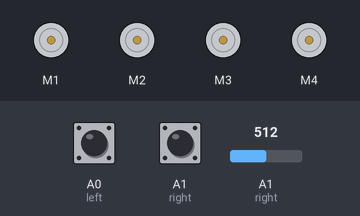
Simulated run of this sketch. Board: Arduino Uno, built with avr-gcc and run on an emulated ATmega328P. Shown: 4 × DC motor (green arrow = forward, orange = backward, longer = faster). The test bench sets the inputs (shaded band); at power-on: A0 (left) HIGH, A1 (right) HIGH, A1 (right) = 512. What the sketch prints to the serial monitor is not drawn.

Above: at 1.2 s.
1.3 s: A0 (left) pulled LOW for 0.15 s
At 1.38 s:
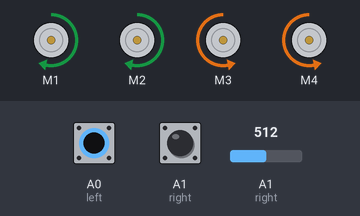
2.9 s: A1 (right) pulled LOW for 0.15 s
At 2.97 s:
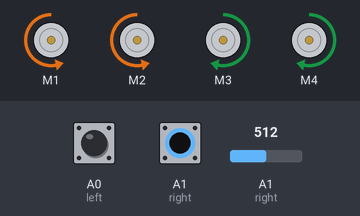
4.5 s: A1 (right) pulled LOW for 3.2 s
At 8.9 s:
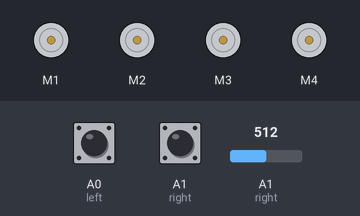
9.2 s: A0 (left) pulled LOW for 3.2 s
At 10.3 s:
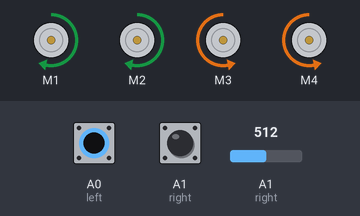
13.9 s: A0 (left) driven LOW and A1 (right) driven LOW
At 15.0 s:
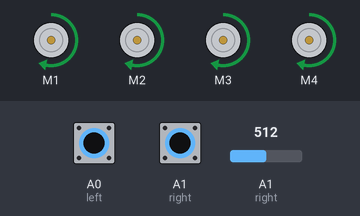
Timing chart, 0 to 16.4 s (numbered marks = the images above; inputs shaded):
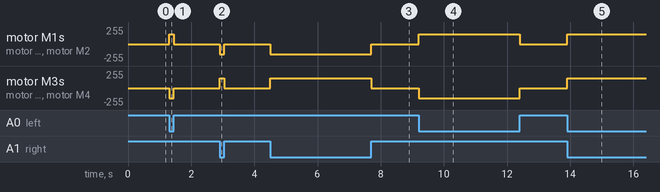

Measured:
- after the input at 1.3 s, motor M1, motor M2: stopped → forward 150/255 at once, → stopped 0.15 s later; motor M3, motor M4: stopped → backward 150/255 at once, → stopped 0.15 s later
- after the input at 2.9 s, motor M1, motor M2: stopped → backward 150/255 at once, → stopped 0.15 s later; motor M3, motor M4: stopped → forward 150/255 at once, → stopped 0.15 s later
- after the input at 4.5 s, motor M1, motor M2: stopped → backward 150/255 at once, → stopped 3.2 s later; motor M3, motor M4: stopped → forward 150/255 at once, → stopped 3.2 s later
- after the input at 9.2 s, motor M1, motor M2: stopped → forward 150/255 at once, → stopped 3.2 s later; motor M3, motor M4: stopped → backward 150/255 at once, → stopped 3.2 s later
- after the input at 13.9 s, motor M1–4: stopped → forward 150/255 at once

The sketch:

ARDUINO_LINE_FOLLOWING_CAR123.ino
```cpp
//ARDUINO LINE FOLLOWING CAR//
// YOU HAVE TO INSTALL THE AFMOTOR LIBRARY BEFORE UPLOAD THE CODE//
// GO TO SKETCH >> INCLUDE LIBRARY >> ADD .ZIP LIBRARY >> SELECT AF MOTOR ZIP FILE //

//including the libraries
#include <AFMotor.h>


//defining pins and variables
#define left A0
#define right A1
#define speed 150

//defining motors
AF_DCMotor motor1(1, MOTOR12_1KHZ);
AF_DCMotor motor2(2, MOTOR12_1KHZ);
AF_DCMotor motor3(3, MOTOR34_1KHZ);
AF_DCMotor motor4(4, MOTOR34_1KHZ);


void setup() {
  //declaring pin types
  pinMode(left,INPUT);
  pinMode(right,INPUT);
  //begin serial communication
  Serial.begin(9600);

}

void loop(){
  //printing values of the sensors to the serial monitor
  Serial.println(digitalRead(left));

  Serial.println(digitalRead(right));

  //line detected by both
  if(digitalRead(left)==0 && digitalRead(right)==0){
    //Forward
    motor1.run(FORWARD);
    motor1.setSpeed(speed);
    motor2.run(FORWARD);
    motor2.setSpeed(speed);
    motor3.run(FORWARD);
    motor3.setSpeed(speed);
    motor4.run(FORWARD);
    motor4.setSpeed(speed);
  }
  //line detected by left sensor
  else if(digitalRead(left)==0 && !analogRead(right)==0){
    //turn left
    motor1.run(FORWARD);
    motor1.setSpeed(speed);
    motor2.run(FORWARD);
    motor2.setSpeed(speed);
    motor3.run(BACKWARD);
    motor3.setSpeed(speed);
    motor4.run(BACKWARD);
    motor4.setSpeed(speed);

  }
  //line detected by right sensor
  else if(!digitalRead(left)==0 && digitalRead(right)==0){
    //turn right
    motor1.run(BACKWARD);
    motor1.setSpeed(speed);
    motor2.run(BACKWARD);
    motor2.setSpeed(speed);
    motor3.run(FORWARD);
    motor3.setSpeed(speed);
    motor4.run(FORWARD);
    motor4.setSpeed(speed);

  }
  //line detected by none
  else if(!digitalRead(left)==0 && !digitalRead(right)==0){
    //stop
    motor1.run(RELEASE);
    motor1.setSpeed(0);
    motor2.run(RELEASE);
    motor2.setSpeed(0);
    motor3.run(RELEASE);
    motor3.setSpeed(0);
    motor4.run(RELEASE);
    motor4.setSpeed(0);

  }

}
```
